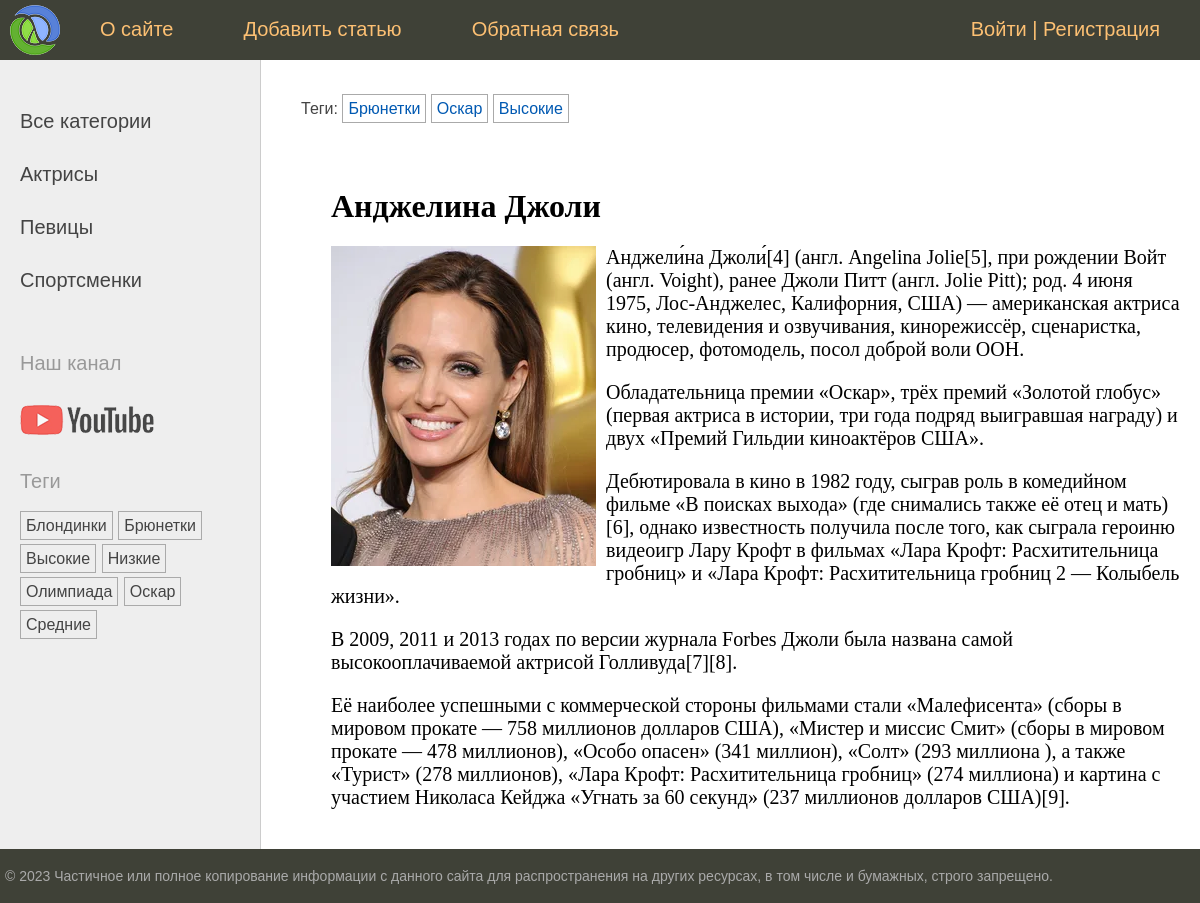
The app's page /post/andzhelina-dzholi/ with its own data.
### sitewomen/models.py (models this page shows, shortened)
class Category(models.Model): # класс для связи многие к одному, чтобы было понятно на этом классе составляется таблица которая связывается с основной про женщин
    name = models.CharField(max_length=100, db_index=True, verbose_name='Категория') # имя
    slug = models.SlugField(max_length=225, unique=True, db_index=True) # для формирования пути
    class Meta: # класс для сортировки отображение на странице в данном случае по времени созданию записи (задать реверс поставить минус перед параметром)
        verbose_name = 'Категорию' # это для кабинета админа чтобы заголовок имел такое название
        verbose_name_plural = 'Категории' # для того чтобы этот заголовок был без в конце 's' и был в множественном числе
    '''Здесь после миграции создается 1 новая таблица и в основной
     таблице появляется новая колонка в которой указывается id-номер
      значения из новой таблицы'''
    def get_absolute_url(self):
        return reverse('category', kwargs={'cat_slug': self.slug}) # формируем slug (берется из поля таблицы) который потом передаем в ссылку во hrev на страницу и по этой ссылке ужже создается путь в url

class TagPost2(models.Model): # модель для связи многие ко многим, чтобы было более понятно - на этом классе составляется талица которая связывается с основной таблицей про женщин
    tag = models.CharField(max_length=100, db_index=True)
    slug = models.SlugField(max_length=255, unique=True, db_index=True) #  в параметрах макс длина и чтобы было уникальным
    '''При этом после миграции создается 2 таблицы, одна именно со значениями
    в ячейках (какие угодно, и вторая промежуточная - которая связывает основную таблицу
    с дополнительной'''
    def get_absolute_url(self):
        return reverse('tag', kwargs={'tag_slug': self.slug}) # формируем slug (берется из поля таблицы) который потом передаем в ссылку во hrev на страницу и по этой ссылке ужже создается путь в url

class Women(models.Model): # чтобы было более понятно на этом классе составляется главная таблица про женщин
    class Status(models.IntegerChoices): # класс чтобы было более информативно про статус пудликации на основе IntergerChoices
        DRAFT = 0, 'Черновик'
        PUBLISHED = 1, 'Опубликовано'
    title = models.CharField(max_length=255, verbose_name='Заголовок') # 2й пар для название которое будет в админе, также годиться для формы
    slug = models.SlugField(max_length=225, unique=True, db_index=True, verbose_name='Slug') # слаг для пути 1пар - макс. длина, 2пар - уникальность, 3пар - поле индексируемое, 4пар - чтобы создавалось поле с пустым значением
    photo = models.ImageField(upload_to='photos/%Y/%m/%d/', default=None,
                              blank=True, null=True, verbose_name='Фото')
    content = models.TextField(blank=True, verbose_name='Текст статьи') # параметр позволяет ничего не помещать в таблицу
    time_create = models.DateTimeField(auto_now_add=True, verbose_name='Время создания') # параметр автоматически заполняет поле но только в момент добавление записи, тоесь показывает время появление записи
    time_update = models.DateTimeField(auto_now=True, verbose_name='Время изменения') # параметр фиксирования изменения записи
    is_published = models.BooleanField(choices=tuple(map(lambda x:(bool(x[0]), x[1]), Status.choices)), default=Status.PUBLISHED, verbose_name='Статус') # параметр по умолчанию правда статья будет опубликована, choices=tuple(map(lambda x:(bool(x[0]), x[1]) - чтобы было видно значение в админе так как нет в джанго булевого значения, у нас сейчас смотри 12-13 строчку
    cat = models.ForeignKey('Category', on_delete=models.PROTECT, related_name='posts', verbose_name='Категории') # многие к одному связываем наш класс с классом 'Category' через многие к одному и обязательно пишем как строка в ковычках, так как этот класс находится ниже нашего основного класса и пайчарм его попросту не увидет, вторым параметром ставим, который будет запрещать удалять категории которые не связаны с постами
    tags2 = models.ManyToManyField('TagPost2', blank=True, related_name='tags', verbose_name='Теги') # связываем с таблицей TagPost через связь многие ко многим, blank=True - потому что не каждать запись женщин будет содержать теги, related_name='tags' - чтобы мы могли через теги получать список статей которые с ними связаны. on_delete - в этой связи отсутствует. Именно через этод тэг всязываются записи с остальными. пример: a.tags2.set([tag_br, tag_o, tag_v])
    husband = models.OneToOneField('Husband', on_delete=models.SET_NULL, null=True, blank=True, related_name='wuman', verbose_name='Супруг') # связывам со таблицей Husband тип связи один к одному, on_delete=models.SET_NULL для того чтобы если удалить мужчину в поле оставалось Null, null=True - это допустимое значение, blank=True - также поле может быть пустым, related_name='wuman' - чтобы знать какому мужчине соответствует женщина
    objects = models.Manager() # (менеджер по умолчанию)о это для того чтобы джанговский менеджер не исчез так как мы ниже строчкой создали свой собственный
    publiched = PublishedManager() # в классе свой собственный менеджер который обрабатывает только опубликованные материалы
    author = models.ForeignKey(get_user_model(), on_delete=models.SET_NULL, related_name='posts', null=True, default=None) # get_user_model() - стандартная функция для получения модели пользователя(джанго), on_delete=models.SET_NULL - если удалить автора, то в поле статьи будет NULL, related_name='posts' - обратное связывание часто для ORM-команд, null=True - допустимое значение, default=None
    class Meta: # класс для сортировки отображение на странице в данном случае по времени созданию записи (задать реверс поставить минус перед параметром)
        verbose_name = 'Известные женщины' # это для кабинета админа
        verbose_name_plural = 'Известные женщины' # для того чтобы этот заголовок был без в конце 's' и был в множественном числе
        ordering = ['time_create'] # сортируем по артрибуту по убыванию по умолчанию
        indexes = [
            models.Index(fields=['time_create'])
        ]

### sitewomen/views.py (the view)
# urls.py: path('post/<slug:post_slug>/', views.ShowPost.as_view(), name='post'),
class ShowPost(DataMixin, DetailView): # класс представления детали объекта
    template_name = 'women/post.html' # страница на которой будет представление
    slug_url_kwarg = 'post_slug' # параметр который в путь для поиска именно определенного объекта в данном случае по слагу
    context_object_name = 'post' # имя объекта который представляется на странице в котором собрана необходимая информация
    def get_context_data(self, **kwargs): # навигация меню
        context = super().get_context_data(**kwargs)
        return self.get_mixin_context(context, title=context['post'].title) # возвращаем из метода DataMixin который написан в питонфайле utils
    def get_object(self, queryset=None): # метод для определения и представления именно опубликованной статьи
        return get_object_or_404(Women.publiched, slug=self.kwargs[self.slug_url_kwarg]) # именно здесь определяем модель по чем будут отображены статьи, в данном случает по полю опубликова

### sitewomen/models.py (called while the page is built)
    def get_queryset(self):
        return super().get_queryset().filter(is_published=1) # метод возвращает из базового класса, вызываем у него метод queryset и через фильтр берем только опубликованные материалы

### sitewomen/templatetags/women_tags.py (called while the page is built)
@register.inclusion_tag('women/list_categories.html') # влючающий тег позволяет выводить на страницу прям целые элементы html в параметре узазываем путь что планируем вывести (шаблонный тег) в данном случае выводим на главную страницу меню с все категории - актрисы - певицы
def show_categories(cat_selected=0): # параметр для того чтобы ссылочка подсвечивалась он будет отвечать за выбранную категорию
    cats = Category.objects.annotate(total=Count('posts')).filter(total__gt=0) # новый способ выбирает категории только которые связаны с постами
    return {'cats': cats, 'cat_selected': cat_selected} # вписываем параметр для передачи на страницу но на самой странице этот параметр нужно обработать через проверку

@register.inclusion_tag('women/list_tags.html') # влючающий тег позволяет выводить на страницу прям целые элементы html в параметре узазываем путь что планируем вывести (шаблонный тег)
def show_all_tags(): # параметр для того чтобы ссылочка подсвечивалась он будет отвечать за выбранную категорию
    return {'tags': TagPost2.objects.annotate(total=Count('tags')).filter(total__gt=0)} # вы водим только теги которыесвязаны с постами

### sitewomen/utils.py (called while the page is built)
    def get_mixin_context(self, context, **kwargs): # создаем словарь
        context['menu'] = menu # расширяем словарь стандартной информацией
        context['cat_selected'] = None #
        context.update(kwargs) # добаваляем содержимое из параметра **kwards
        return context

### users/context_processors.py (called while the page is built)
def get_women_context(request): # далее нужно оязательно в settings в TEMPLATES в context_proccesors прописать 'users.context_processors.get_women_context',
    return {'mainmenu': menu}

### templates/women/post.html
{% extends 'base.html' %}
{% block breadcrumbs %}
    {% with post.tags2.all as tags %}
    {% if tags %}
    <ul class="tags-list">
    <li>Теги:</li>
    {% for t in tags %}
    <li><a href="{{ t.get_absolute_url }}">{{ t.tag }}</a></li>
    {% endfor %}
    </ul>
    {% endif %}
    {% endwith %}
{% endblock breadcrumbs %}
{% block content %}
    <h1>{{ post.title }}</h1>
{% if post.photo %}
<p><img class="img-article-left" src="{{ post.photo.url }}" alt=""></p>
{% endif %}
{{ post.content|linebreaks }}
{% endblock %}

### templates/women/list_categories.html
{% for cat in cats %}
{% if cat.id == cat_selected %}
<li class="selected">{{ cat.name }}</li>
{% else %}
<li><a href="{{ cat.get_absolute_url }}">{{ cat.name }}</a></li>
{% endif %}
{% endfor %}

### templates/women/list_tags.html
{% if tags %}
    <p>Теги</p>
    <ul class="tags-list">
    {% for t in tags %}
        <li><a href="{{ t.get_absolute_url}}">{{ t.tag }}</a></li>
    {% endfor %}
    </ul>
{% endif %}

### sitewomen/static/women/css/styles.css (style rules this page uses)
html, body { font-family: 'Arial'; margin: 0; padding: 0; height: 100%; width: 100%; color: #444; }
a { color: #0059b2; text-decoration: none; }
img { max-width: 600px; height: auto; }
img.img-article-left { max-width: 300px; height: auto; float: left; padding: 0 10px 10px 0; }
.left-chapters ul { width: 230px; margin: 0; padding: 20px 10px 10px 20px; list-style: none; font-size: 20px; }
.left-chapters ul li { margin: 30px 0 0 0; color: #999; }
.left-chapters ul li a { color: #444; text-decoration: none; }
ul.tags-list { width: 100%; margin: 0; padding: 0; list-style: none; }
ul.tags-list li { margin: 0; padding: 0 0 10px; display: inline-block; }
ul.tags-list li a { padding: 5px; font-size: 16px; border: 1px solid #aaa; }
.content-text h1 { font-size: 32px; }

### records on screen
Category: name "Актрисы"
Category: name "Певицы"
Category: name "Спортсменки"
TagPost2: tag "Блондинки"
TagPost2: tag "Брюнетки"
TagPost2: tag "Высокие"
TagPost2: tag "Низкие"
TagPost2: tag "Олимпиада"
TagPost2: tag "Оскар"
TagPost2: tag "Средние"
Women: title "Анджелина Джоли", photo (picture), content "Анджели́на Джоли́[4] (англ. Angelina Jolie[5], при рождении Войт (англ. Voight), ранее Джоли Питт (англ. Jolie Pitt); род. 4 июня 1975, Лос-Анджелес, Калифорния, США) — американская актриса кино, телевидения и озвучивания, кинорежиссёр, сценаристка, продюсер, фотомодель, посол доброй воли ООН. Обладательница премии «Оскар», трёх премий «Золотой глобус» (первая актриса в истории, три года подряд выигравшая награду) и двух «Премий Гильдии киноактёров США». Дебютировала в кино в 1982 году, сыграв роль в комедийном фильме «В поисках выхода» (где снимались также её отец и мать)[6], однако известность получила после того, как сыграла героиню видеоигр Лару Крофт в фильмах «Лара Крофт:…"

### other values on screen
{{ m.title }} "О сайте" "Добавить статью" "Обратная связь"
